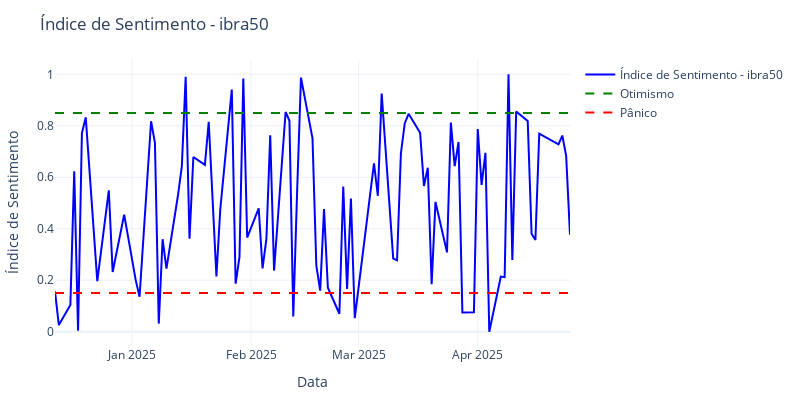

Notebook code cell kept with this figure:
### Code cell
fig = go.Figure()

# Linha principal (o seu índice de sentimento)
fig.add_trace(go.Scatter(x=scaled_df_volume.index,y=scaled_df_volume['Indice_Sentimento'],mode='lines',
    name=f'Índice de Sentimento - {carteira}', line=dict(color='blue')))
# Linha de Otimismo 
fig.add_trace(go.Scatter(x=[scaled_df_volume.index.min(), scaled_df_volume.index.max()],y=[0.85, 0.85],mode='lines',
    name='Otimismo ', line=dict(color='green', dash='dash')))
# Linha de Pânico 
fig.add_trace(go.Scatter(x=[scaled_df_volume.index.min(), scaled_df_volume.index.max()],y=[0.15, 0.15],mode='lines',
    name='Pânico ', line=dict(color='red', dash='dash')))
# Layout
fig.update_layout(title=f'Índice de Sentimento - {carteira}',width=800,height=400,#legend=dict(yanchor="top", y=0.99, xanchor="left", x=0.01),
    margin=dict(l=40, r=40, t=60, b=40),xaxis_title='Data',yaxis_title='Índice de Sentimento',template='plotly_white')

fig.show()
